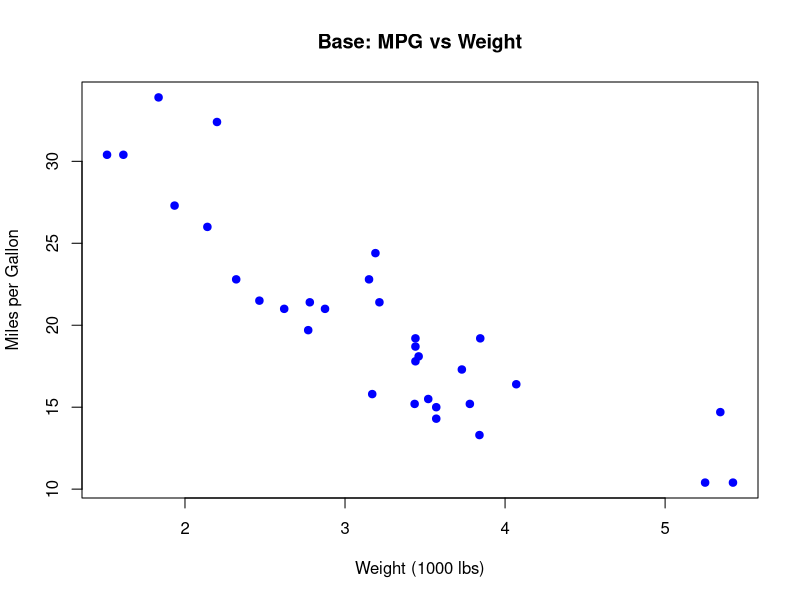
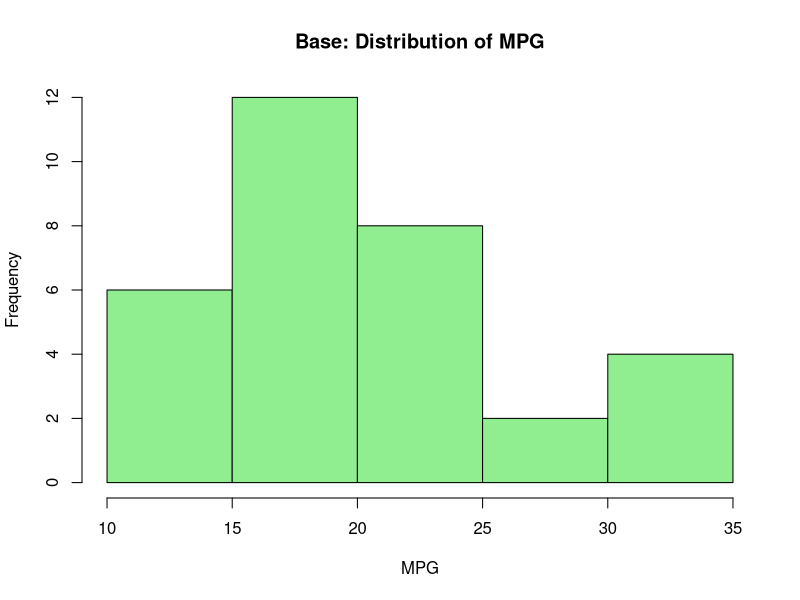
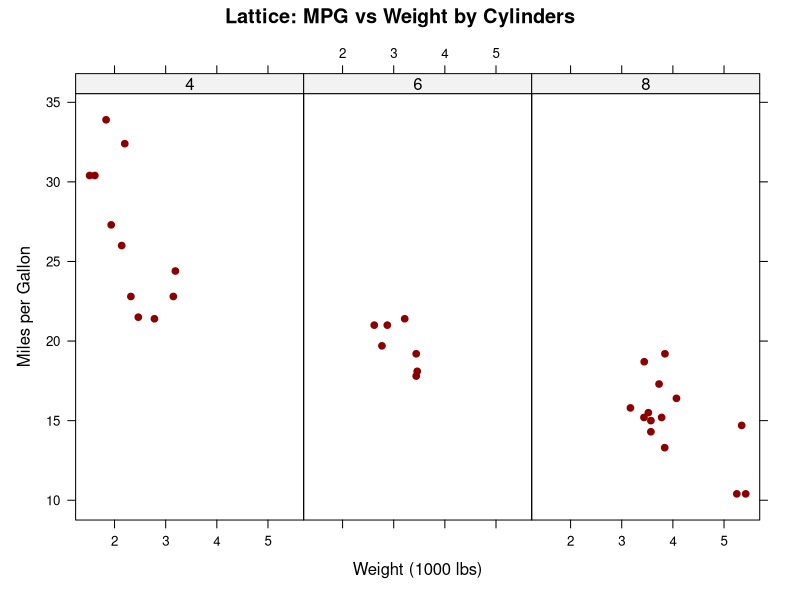
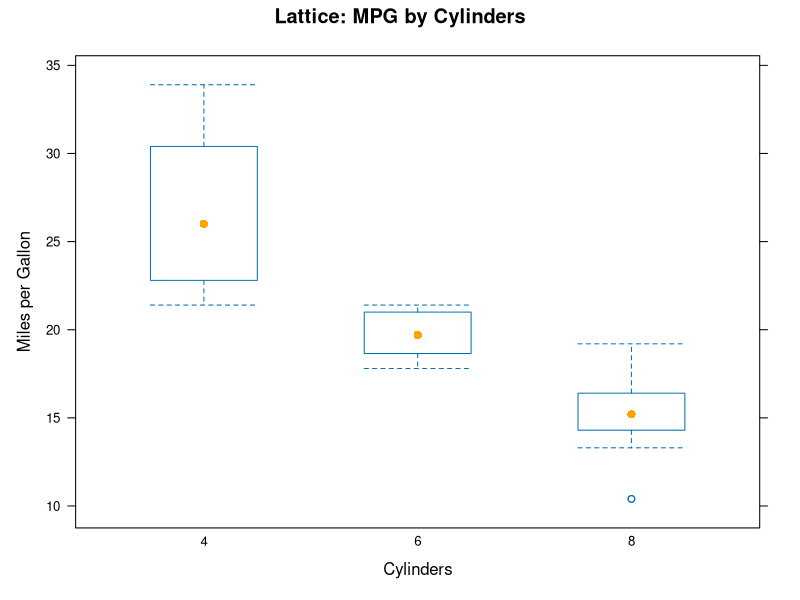
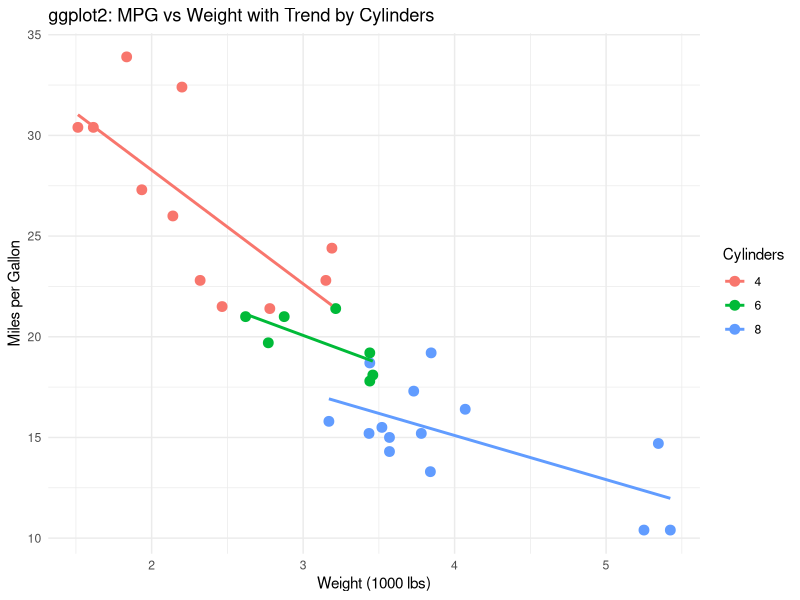
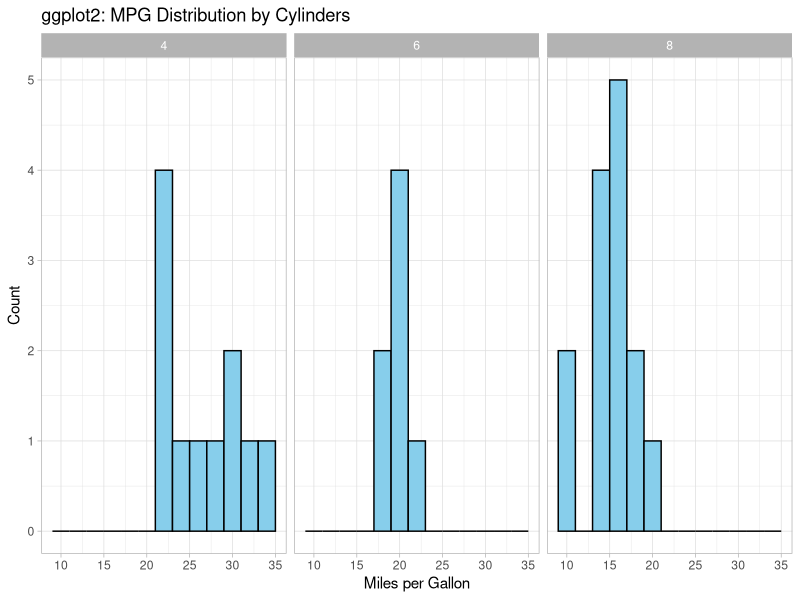

Source code (R) for these figures, in order:
# R Programing
# Amber Johnson
# October 26,2025
# Module # 9 assignment

# Add libraries below
library(lattice)
library(ggplot2)


# Load dataset
data("mtcars", package = "datasets")
head(mtcars)

# Base R scatter plot
plot(mtcars$wt, mtcars$mpg,
     main = "Base: MPG vs Weight",
     xlab = "Weight (1000 lbs)",
     ylab = "Miles per Gallon",
     pch = 19,       # solid circle
     col = "blue")

# Base R histogram
hist(mtcars$mpg,
     main = "Base: Distribution of MPG",
     xlab = "MPG",
     col = "lightgreen",
     border = "black")


# Conditional scatter plot by number of cylinders
xyplot(mpg ~ wt | factor(cyl),
       data = mtcars,
       main = "Lattice: MPG vs Weight by Cylinders",
       xlab = "Weight (1000 lbs)",
       ylab = "Miles per Gallon",
       layout = c(3,1),
       pch = 19, col = "darkred")

# Boxplot of MPG by cylinders
bwplot(mpg ~ factor(cyl),
       data = mtcars,
       main = "Lattice: MPG by Cylinders",
       xlab = "Cylinders",
       ylab = "Miles per Gallon",
       col = "orange")


# Scatter plot with trend line
ggplot(mtcars, aes(x = wt, y = mpg, color = factor(cyl))) +
  geom_point(size = 3) +
  geom_smooth(method = "lm", se = FALSE) +
  labs(title = "ggplot2: MPG vs Weight with Trend by Cylinders",
       x = "Weight (1000 lbs)",
       y = "Miles per Gallon",
       color = "Cylinders") +
  theme_minimal()

# Faceted histogram
ggplot(mtcars, aes(x = mpg)) +
  geom_histogram(binwidth = 2, fill = "skyblue", color = "black") +
  facet_wrap(~ cyl) +
  labs(title = "ggplot2: MPG Distribution by Cylinders",
       x = "Miles per Gallon",
       y = "Count") +
  theme_light()
